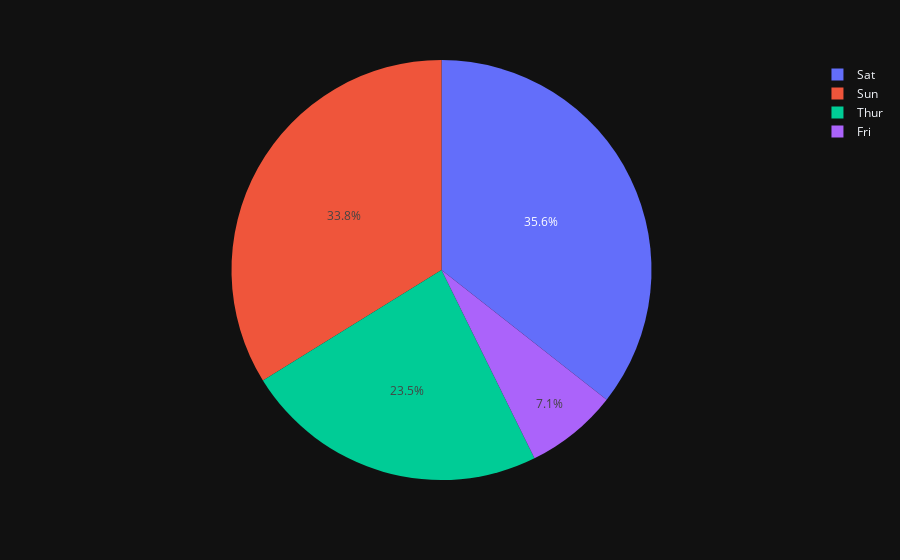

Notebook code for this chart:
### Markdown cell above
# Pie Chart

### Code cell
df = px.data.tips()
fig = px.pie(df, values='tip', names='day')
fig.show()

### Figure 1 — Plotly figure (JSON) as saved in the notebook; plotly's stock layout.template omitted (floating-point values rounded to 4 significant figures; data arrays with more than 128 entries replaced by an {"elided": "..."} marker saying what was removed)
{"data": [{"domain": {"x": [0.0, 1.0], "y": [0.0, 1.0]}, "hovertemplate": "day=%{label}<br>tip=%{value}<extra></extra>", "labels": {"elided": "244 str values"}, "legendgroup": "", "name": "", "showlegend": true, "values": {"elided": "244 float values"}, "type": "pie"}], "layout": {"legend": {"tracegroupgap": 0}, "margin": {"t": 60}}}
